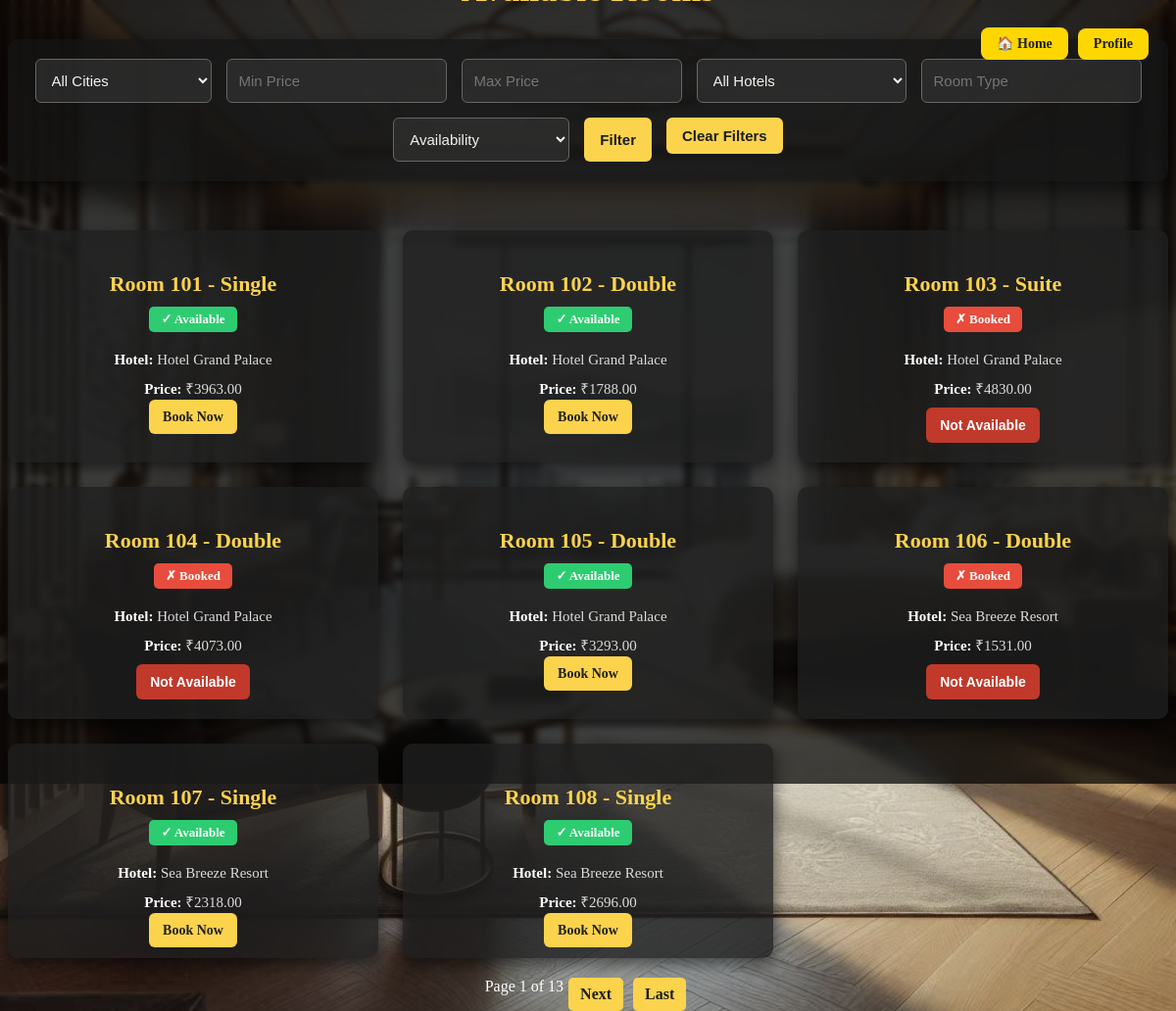
/rooms/, run on the app's committed database.
### booking/models.py (models this page shows, shortened)
class Room(models.Model):
    hotel = models.ForeignKey(Hotel, on_delete=models.CASCADE, related_name='rooms')
    room_number = models.CharField(max_length=10)
    room_type = models.CharField(max_length=50)
    price = models.DecimalField(max_digits=7, decimal_places=2)
    available = models.BooleanField(default=True)

class Hotel(models.Model):
    name = models.CharField(max_length=100)
    location = models.CharField(max_length=100)
    description = models.TextField()

### booking/views.py (the view)
# urls.py: path('rooms/', views.room_list, name='room_list'),
def room_list(request):
    rooms = Room.objects.select_related('hotel').all()
    hotels = Hotel.objects.all()
    hotel_id = request.GET.get('hotel')
    room_type = request.GET.get('type')
    available = request.GET.get('available')
    city = request.GET.get('city')
    min_price = request.GET.get('min_price')
    max_price = request.GET.get('max_price')
    if hotel_id and hotel_id != "All Hotels":
        rooms = rooms.filter(hotel_id=hotel_id)
    if room_type and room_type != "Room Type":
        rooms = rooms.filter(room_type__icontains=room_type)
    if available == 'true':
        rooms = rooms.filter(available=True)
    elif available == 'false':
        rooms = rooms.filter(available=False)
    if city and city != "All Cities":
        rooms = rooms.filter(hotel__location__icontains=city)
    if min_price:
        try:
            rooms = rooms.filter(price__gte=int(min_price))
        except ValueError:
            pass
    if max_price:
        try:
            rooms = rooms.filter(price__lte=int(max_price))
        except ValueError:
            pass
    cities = hotels.values_list('location', flat=True).distinct()
    paginator = Paginator(rooms, 8)
    page = request.GET.get('page')
    rooms = paginator.get_page(page)
    return render(request, 'booking/room_list.html', {
        'rooms': rooms,
        'hotels': hotels,
        'cities': cities,
    })

### booking/templates/booking/room_list.html (shortened to what this page needs)
{% load static %}
<!DOCTYPE html>
<html lang="en">
<head>
</head>
<body>
  <div class="nav-buttons">
  <a href="{% url 'home' %}" class="home-btn">🏠 Home</a>
  <a href="{% url 'profile' %}">Profile</a>
</div>
  <h1>Available Rooms</h1>
  <form method="get" class="filter-form">
      <select name="city">
          <option value="">All Cities</option>
      </select>
      <input type="number" name="min_price" placeholder="Min Price" value="{{ request.GET.min_price }}">
      <input type="number" name="max_price" placeholder="Max Price" value="{{ request.GET.max_price }}">
      <select name="hotel">
          <option value="">All Hotels</option>
      </select>
      <input type="text" name="type" placeholder="Room Type" value="{{ request.GET.type }}" id="search-box">
      <select name="available">
          <option value="">Availability</option>
      </select>
      <button type="submit">Filter</button>
      <a href="{% url 'room_list' %}" style="text-decoration: none;">
          <button type="button" class="clear-btn">Clear Filters</button>
      </a>
  </form>
  <div class="room-list" id="room-list">
      {% for room in rooms %}
          <div class="room-card">
              <h3>Room {{ room.room_number }} - {{ room.room_type }}</h3>
              <span class="status-badge {% if room.available %}badge-available{% else %}badge-booked{% endif %}">
                  {% if room.available %}✓ Available{% else %}✗ Booked{% endif %}
              </span>
              <p><strong>Hotel:</strong> {{ room.hotel.name }}</p>
              <p><strong>Price:</strong> ₹{{ room.price }}</p>
              {% if room.available %}
                  <a href="{% url 'book_room' room.id %}" class="book-btn">Book Now</a>
              {% else %}
                  <button class="book-btn" disabled>Not Available</button>
              {% endif %}
          </div>
      {% empty %}
          <p style="text-align:center; color: #aaa;">No rooms found matching the filters.</p>
      {% endfor %}
  </div>
  <div class="pagination">
      <span>Page {{ rooms.number }} of {{ rooms.paginator.num_pages }}</span>
      {% if rooms.has_next %}
          <a href="?page={{ rooms.next_page_number }}">Next</a>
          <a href="?page={{ rooms.paginator.num_pages }}">Last</a>
      {% endif %}
  </div>
</body>
</html>

### data on the page
Room: room_number "101", room_type "Single", available "✓ Available", hotel.name "Hotel Grand Palace", price "3963.00"
Room: room_number "102", room_type "Double", available "✓ Available", hotel.name "Hotel Grand Palace", price "1788.00"
Room: room_number "103", room_type "Suite", available "✗ Booked", hotel.name "Hotel Grand Palace", price "4830.00"
Room: room_number "104", room_type "Double", available "✗ Booked", hotel.name "Hotel Grand Palace", price "4073.00"
Room: room_number "105", room_type "Double", available "✓ Available", hotel.name "Hotel Grand Palace", price "3293.00"
Room: room_number "106", room_type "Double", available "✗ Booked", hotel.name "Sea Breeze Resort", price "1531.00"
Room: room_number "107", room_type "Single", available "✓ Available", hotel.name "Sea Breeze Resort", price "2318.00"
Room: room_number "108", room_type "Single", available "✓ Available", hotel.name "Sea Breeze Resort", price "2696.00"

### other printed values
{{ rooms.number }} "1"
{{ rooms.paginator.num_pages }} "13"
